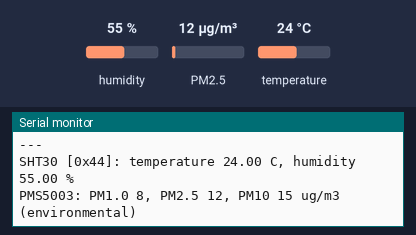
Recording of a sketch running on a simulated ESP32. Parts: the last lines printed to the serial monitor. The test bench sets the inputs (shaded band); at power-on: humidity 55 %, PM2.5 12 µg/m³, temperature 24 °C.

Above: at 2.2 s.
2.3 s: humidity set to 22 %
At 4.9 s:
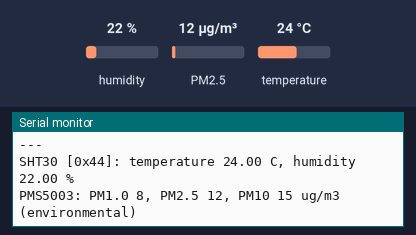
5.1 s: PM2.5 set to 6 µg/m³
At 6.9 s:
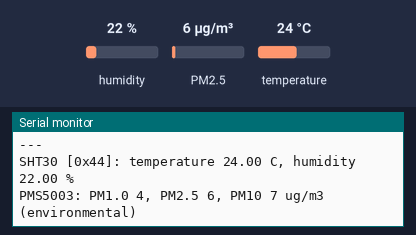
7.9 s: temperature set to 12 °C
At 8.6 s:
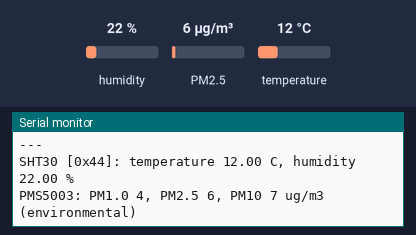

The sketch:

sensor-diagnostics.ino
```cpp
#include <Adafruit_PM25AQI.h>
#include <Adafruit_SHT31.h>
#include <Wire.h>

namespace {
constexpr int kPmsRxPin = 16;
constexpr int kPmsTxPin = 17;
constexpr int kSdaPin = 21;
constexpr int kSclPin = 22;
constexpr unsigned long kPrintIntervalMs = 2000;

HardwareSerial pmsSerial(2);
Adafruit_PM25AQI pms5003;
Adafruit_SHT31 sht30;

bool shtReady = false;
bool pmsReady = false;
uint8_t shtAddress = 0;
unsigned long lastPrintAt = 0;

bool beginSht30() {
  for (const uint8_t address : {0x44, 0x45}) {
    Wire.beginTransmission(address);
    if (Wire.endTransmission() == 0 && sht30.begin(address)) {
      shtAddress = address;
      return true;
    }
  }
  return false;
}

void printSht30() {
  if (!shtReady) {
    Serial.println("SHT30: not detected (expected I2C address 0x44 or 0x45)");
    return;
  }

  const float temperatureC = sht30.readTemperature();
  const float humidityPercent = sht30.readHumidity();
  if (!isfinite(temperatureC) || !isfinite(humidityPercent)) {
    Serial.println("SHT30: read failed");
    return;
  }

  Serial.printf(
    "SHT30 [0x%02X]: temperature %.2f C, humidity %.2f %%\n",
    shtAddress,
    temperatureC,
    humidityPercent
  );
}

void printPms5003() {
  if (!pmsReady) {
    Serial.println("PMS5003: UART initialization failed");
    return;
  }

  PM25_AQI_Data data;
  if (!pms5003.read(&data)) {
    Serial.println("PMS5003: waiting for a valid frame");
    return;
  }

  Serial.printf(
    "PMS5003: PM1.0 %u, PM2.5 %u, PM10 %u ug/m3 (environmental)\n",
    data.pm10_env,
    data.pm25_env,
    data.pm100_env
  );
}
}  // namespace

void setup() {
  Serial.begin(115200);
  delay(1000);

  Serial.println();
  Serial.println("Dormitory air station sensor diagnostics");
  Serial.println("PMS5003 power must be 5V; UART logic remains 3.3V.");
  Serial.println("Allow the PMS5003 fan at least 30 seconds to stabilize.");

  Wire.begin(kSdaPin, kSclPin);
  shtReady = beginSht30();
  if (shtReady) {
    Serial.printf("SHT30 detected at I2C address 0x%02X\n", shtAddress);
  } else {
    Serial.println("SHT30 was not detected at 0x44 or 0x45");
  }

  pmsSerial.begin(9600, SERIAL_8N1, kPmsRxPin, kPmsTxPin);
  pmsReady = pms5003.begin_UART(&pmsSerial);
  Serial.println(pmsReady ? "PMS5003 UART ready" : "PMS5003 UART initialization failed");
}

void loop() {
  const unsigned long now = millis();
  if (now - lastPrintAt < kPrintIntervalMs) {
    delay(10);
    return;
  }

  lastPrintAt = now;
  Serial.println("---");
  printSht30();
  printPms5003();
}
```

Measured:
- after the input at 2.3 s, the serial monitor: prints a new line after 1.8 s (image 1)
- after the input at 5.1 s, the serial monitor: prints a new line after 0.96 s (image 2)
- after the input at 7.9 s, the serial monitor: prints a new line after 0.17 s (image 3)
